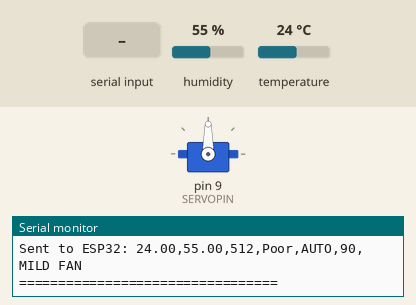
Recording of a sketch running on a simulated Arduino Uno, built with avr-gcc and run on an emulated ATmega328P. Parts: servo, the last lines printed to the serial monitor. The test bench sets the inputs (shaded band); at power-on: humidity 55 %, temperature 24 °C.

Above: at 7.2 s.
7.3 s: "SERVO,AUTO\n" received over the second serial link
8.8 s: "SERVO,MANUAL,\n" received over the second serial link
At 9.2 s:
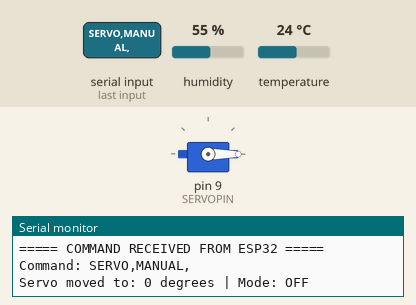
10.3 s: "AUTO\n" received over the second serial link
Timing chart, 0 to 13.3 s (numbered marks = the images above; inputs shaded):
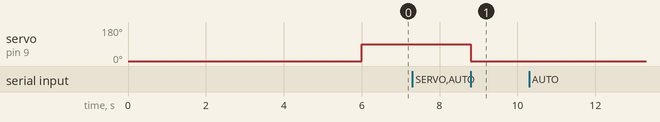

Measured:
- after the input at 8.8 s, servo on pin 9 (SERVOPIN): 90° → 0° at once

The sketch:

Environment.ino
```cpp
#include <Adafruit_Sensor.h>
// Include library for MQ135 Sensor
#include <MQ135.h>
// Include library for DHT Sensor
#include <DHT.h>
#include <DHT_U.h>
// Include library for Servo Motor
#include <Servo.h>
// Include library for Software Serial - Enables serial communication on digital pins
#include <SoftwareSerial.h>


// Defining DHT Sensor Type and Pin
#define DHTTYPE DHT22
#define DHTPIN 13
// Create DHT22 sensor object
DHT_Unified dht(DHTPIN, DHTTYPE);

// Defining MQ135 analog input pin
#define MQ135gas A0

// Defining Servo Motor control pin
#define SERVOPIN 9
// Create servo motor object
Servo servoMotor;


// Configure software UART pins for ESP32 communication
// RX = 5, TX = 6
SoftwareSerial espSerial(5, 6);

// Set default actuator control mode
String controlMode = "AUTO";

// Store current servo position and operating state
int currentServoAngle = 0;
String currentServoMode = "OFF";

// Store latest MQ135 air quality reading
int lastAirQuality = 0;

// Store timestamp of previous sensor reading
unsigned long previousSensorTime = 0;

// Set sensor sampling interval to 30 seconds
const unsigned long SENSOR_INTERVAL = 30000;


// FUNCTION: MOVE SERVO
void setServo(int angle, String modeName) {

  // Set servo angle to valid range
  angle = constrain(angle, 0, 180);

  // Attach servo only when movement is required
  if (!servoMotor.attached()) {
    servoMotor.attach(SERVOPIN);
  }
  // Move servo to defined position
  servoMotor.write(angle);

  // Move servo to requested position
  currentServoAngle = angle;
  currentServoMode = modeName;

  Serial.print("Servo moved to: ");
  Serial.print(angle);
  Serial.print(" degrees | Mode: ");
  Serial.println(modeName);

  // If servo is OFF, return position to zero then detach servo
  if (angle == 0) {
    delay(500);
    servoMotor.detach();
  }
}

// FUNCTION: AUTOMATIC SERVO CONTROL
void applyAutomaticServoControl() {

  if (lastAirQuality <= 300) {
    setServo(0, "OFF");
  }
  else if (lastAirQuality <= 500) {
    setServo(45, "LOW FAN");
  }
  else if (lastAirQuality <= 700) {
    setServo(90, "MILD FAN");
  }
  else {
    setServo(180, "HIGH FAN");
  }
}


// FUNCTION: RECEIVE COMMAND FROM ESP32
void checkESPCommand() {
  // Exit if no command has been received
  if (espSerial.available() <= 0) {
    return;
  }

  // Read one complete command from the ESP32
  String command = espSerial.readStringUntil('\n');
  // Remove whitespace
  command.trim();

  Serial.println();
  Serial.println("===== COMMAND RECEIVED FROM ESP32 =====");

  Serial.print("Command: ");
  Serial.println(command);

  // AUTO COMMAND - Switch actuator control to automatic mode
  if (command == "SERVO,AUTO") {
    controlMode = "AUTO";
    Serial.println("Control mode changed to AUTO");
    // Immediately restore automatic control
    applyAutomaticServoControl();
  }

  // MANUAL COMMAND -  Switch actuator control to manual mode
  else if (command.startsWith("SERVO,MANUAL,")) {
    // Extract requested servo angle from command
    String angleString = command.substring(String("SERVO,MANUAL,").length());
    // Convert requested angle to integer
    int requestedAngle = angleString.toInt();
    // Validate requested servo angle
    if (requestedAngle >= 0 && requestedAngle <= 180) {
      controlMode = "MANUAL";
      String manualMode;
      // Mark zero-degree position as OFF
      if (requestedAngle == 0) {
        manualMode = "OFF";
      }
      else {
        manualMode = "MANUAL";
      }

      // Move servo to requested manual position
      setServo(requestedAngle, manualMode);

      Serial.println("Manual Ditto command applied successfully.");
    }
    else {
      Serial.println("ERROR: Invalid servo angle.");
    }
  }

  else {
    Serial.println("ERROR: Unknown ESP32 command.");
  }

  Serial.println("========================================");
  Serial.println();
}


// FUNCTION: READ SENSORS + SEND TELEMETRY
void readSensors() {
  // Create sensor event structures for DHT22 readings
  sensors_event_t tempEvent;
  sensors_event_t humidityEvent;

  // Read current temperature value
  dht.temperature().getEvent(&tempEvent);
  float currentTemperature = tempEvent.temperature;

  // Read current humidity value
  dht.humidity().getEvent(&humidityEvent);
  float currentHumidity = humidityEvent.relative_humidity;

  // Stop processing if DHT22 reading fails
  if (isnan(currentTemperature) || isnan(currentHumidity)) {
    Serial.println("ERROR: DHT22 reading failed.");
    return;
  }

  // Read current raw air quality value from MQ135
  lastAirQuality = analogRead(MQ135gas);
  // Store descriptive air quality category
  String airQualityStatus;

  // Air Quality Classification based on predefined Air Quality Index (AQI) thresholds
  if (lastAirQuality <= 300) { //Good AQI
    airQualityStatus = "Good";
  }
  else if (lastAirQuality <= 500) { //Moderate AQI
    airQualityStatus = "Moderate";
  }
  else if (lastAirQuality <= 700) { //Poor AQI
    airQualityStatus = "Poor";
  }
  else { //Hazardous AQI
    airQualityStatus = "Hazardous";
  }

  // Automatically adjust servo only in AUTO mode
  if (controlMode == "AUTO") {
    applyAutomaticServoControl();
  }


  // Display sensor and actuator states
  Serial.println("===== Environmental Reading =====");

  Serial.print("Temperature: "); Serial.print(currentTemperature); Serial.println(" °C");

  Serial.print("Humidity: "); Serial.print(currentHumidity); Serial.println(" %");

  Serial.print("Air Quality: "); Serial.println(lastAirQuality);

  Serial.print("Air Quality Status: "); Serial.println(airQualityStatus);

  Serial.print("Control Mode: "); Serial.println(controlMode);

  Serial.print("Actual Servo Angle: "); Serial.println(currentServoAngle);

  Serial.print("Actual Servo Status: "); Serial.println(currentServoMode);

  // Send sensor and actuator telemetry to ESP32 as CSV data
  // environment: temperature, humidity, airQuality, airQualityStatus,
  // ventilation: controlMode, servoAngle, servoMode
  espSerial.print(currentTemperature); espSerial.print(",");

  espSerial.print(currentHumidity); espSerial.print(",");

  espSerial.print(lastAirQuality); espSerial.print(",");

  espSerial.print(airQualityStatus); espSerial.print(",");

  espSerial.print(controlMode); espSerial.print(",");

  espSerial.print(currentServoAngle); espSerial.print(",");

  espSerial.println(currentServoMode);

  // Display transmitted CSV packet
  Serial.print("Sent to ESP32: ");

  Serial.print(currentTemperature); Serial.print(",");

  Serial.print(currentHumidity); Serial.print(",");

  Serial.print(lastAirQuality); Serial.print(",");

  Serial.print(airQualityStatus); Serial.print(",");

  Serial.print(controlMode); Serial.print(",");

  Serial.print(currentServoAngle); Serial.print(",");

  Serial.println(currentServoMode);

  Serial.println("=================================");
}


// FUNCTION: SETUP
void setup() {
  // Start USB serial communication for debugging
  Serial.begin(115200);
  // Start software UART communication with ESP32
  espSerial.begin(9600);
  // Initialise DHT22 sensor
  dht.begin();
  // Configure MQ135 pin as analog input
  pinMode(MQ135gas,INPUT);
  // Initialise servo at zero position
  servoMotor.attach(SERVOPIN);
  servoMotor.write(0);

  delay(1000);
  // Detach servo to reduce jitter and unnecessary power use
  servoMotor.detach();

  // Display system startup message
  Serial.println("Indoor Environmental Monitoring");
  // Default control mode
  Serial.println("Control Mode: AUTO");

  // Allow hardware stabilisation
  delay(5000);

  // Force first sensor reading immediately
  previousSensorTime = millis() - SENSOR_INTERVAL;
}


// FUNCTION: LOOP
void loop() {

  // Check Ditto/ESP commands continuously from ESP32
    checkESPCommand();

  // Sensor sampling using system uptime without blocking command reception
  unsigned long currentTime = millis();

  // Read sensors once every 30 seconds
  if (currentTime - previousSensorTime >= SENSOR_INTERVAL) {
    // Update timestamp for the latest sampling cycle
    previousSensorTime = currentTime;
    // Acquire sensor readings and transmit telemetry
    readSensors();
  }
}
```
